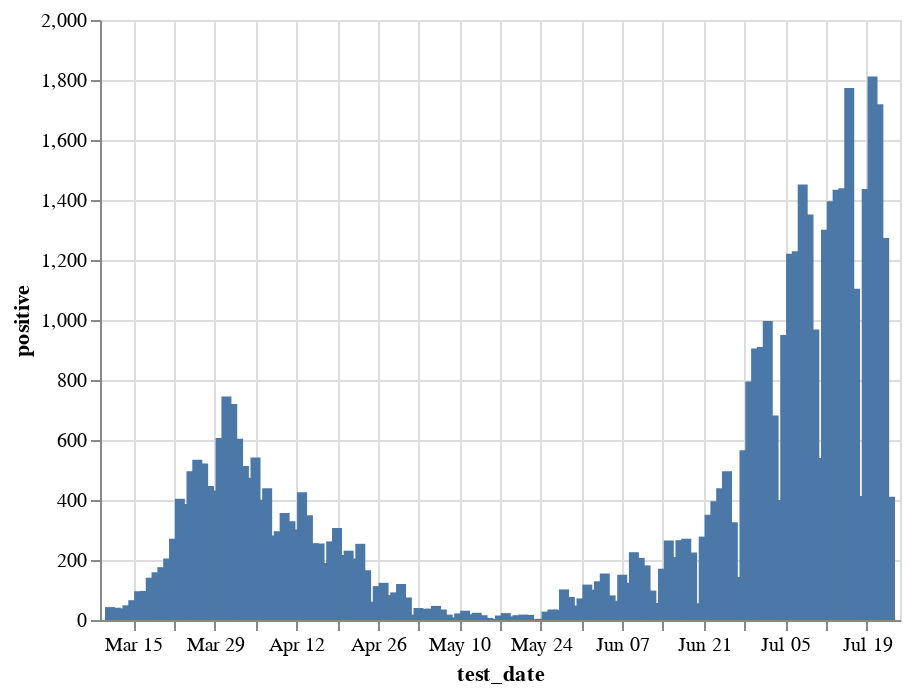

The cell this chart's notebook holds for it:
### Code cell
alt.Chart(pr.reset_index()).mark_bar().encode(
    x='test_date',
    y='positive',
    tooltip=['test_date', 'positive']
).interactive()

### Figure 1 — Vega-Lite specification as saved in the notebook (floating-point values rounded to 4 significant figures; data arrays with more than 128 entries replaced by an {"elided": "..."} marker saying what was removed)
{"config": {"view": {"continuousWidth": 400, "continuousHeight": 300}}, "data": {"name": "data-14814baa1cd451cd13d2c65cfbb4644a"}, "mark": "bar", "encoding": {"tooltip": [{"type": "temporal", "field": "test_date"}, {"type": "quantitative", "field": "positive"}], "x": {"type": "temporal", "field": "test_date"}, "y": {"type": "quantitative", "field": "positive"}}, "selection": {"selector014": {"type": "interval", "bind": "scales", "encodings": ["x", "y"]}}, "$schema": "https://vega.github.io/schema/vega-lite/v4.8.1.json", "datasets": {"data-14814baa1cd451cd13d2c65cfbb4644a": {"elided": "135 records"}}}
